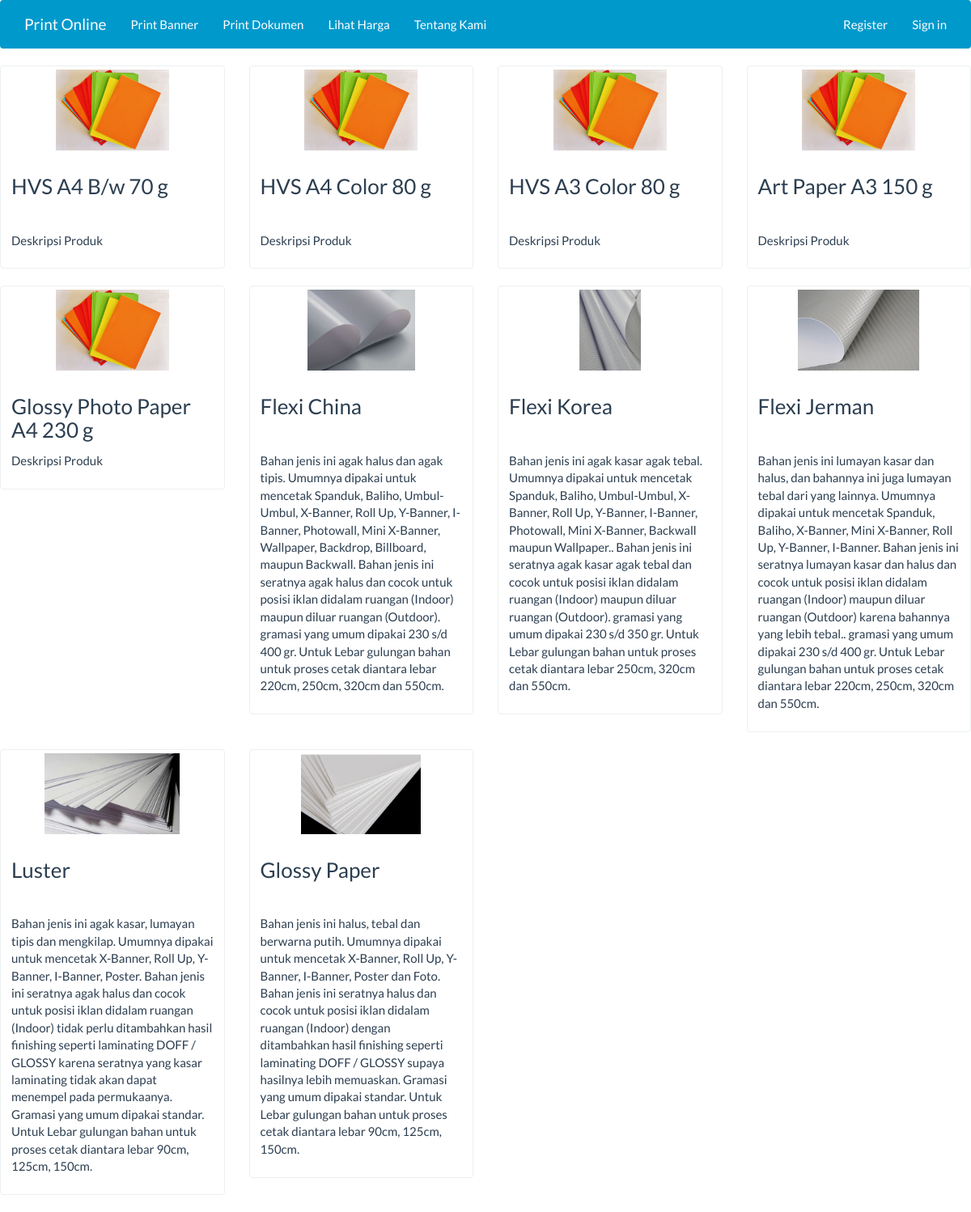
Screenshot of /prices/index with the database file from the repository.
### tables this page shows
CREATE TABLE `products` (
  `id` int(10) NOT NULL,
  `name` varchar(100) NOT NULL,
  `description` text NOT NULL,
  `price` int(10) NOT NULL,
  `image` text NOT NULL
);

### application/controllers/prices.php (called while the page is built, shortened)
<?php if ( ! defined('BASEPATH')) exit('No direct script access allowed');
class prices extends CI_Controller {
	public function __construct(){
		$this->load->model('model_products');
	}
	public function index()
	{
		$data['products'] = $this->model_products->all();
		$data['user'] = $this->session->userdata('username');
	    $this->load->view('templates/header',$data);
		$this->load->view('check_prices');
	    $this->load->view('templates/footer');
	}
}

### index.php (called while the page is built, shortened)
<?php
require_once BASEPATH.'core/CodeIgniter.php';

### application/models/model_products.php (called while the page is built, shortened)
<?php
class Model_products extends CI_Model {
  public function all(){
    $result = $this->db->get('products');
    if($result->num_rows() > 0){
      return $result->result();
    } else {
      return array();
    }
  }
}
?>

### application/views/check_prices.php (the view)
<div class="row">
  <?php foreach($products as $product) : ?>
    <div class="col-sm-3 col-md-3">
      <div class="thumbnail">
        <?=img([
          'src'			=> 'uploads/' . $product->image,
          'style'		=> 'max-width: 100%; max-height:100%; height:100px'
          ])?>
        <div class="caption">
          <h3 style="min-height:60px;"><?=$product->name?></h3>
          <p><?=$product->description?></p>
        </div>
      </div>
    </div>
  <?php endforeach; ?>
</div>

### application/views/templates/header.php (shortened to what this page needs)
<!DOCTYPE html>
<html>
  <head>
    <link rel="stylesheet" href="<?php echo base_url(); ?>bootstrap.min.css">
    <link rel="stylesheet" href="<?php echo base_url(); ?>styles.css">
    <link rel="stylesheet" href="font-awesome/css/font-awesome.min.css">
    <link rel="stylesheet" type="text/css" href="//cdn.datatables.net/plug-ins/9dcbecd42ad/integration/bootstrap/3/dataTables.bootstrap.css">
  </head>
  <body>
    <nav class="navbar navbar-inverse" style="background-color:#0099cc; color:white border-radius:0;">
      <div class="container">
        <div class="navbar-header">
          <a class="navbar-brand" href="<?php echo base_url(); ?>home">Print Online</a>
        </div>
        <div id="navbar">
          <ul class="nav navbar-nav">
            <li><a href="<?php echo base_url(); ?>pages/cetak">Print Banner</a></li>
            <li><a href="<?php echo base_url(); ?>pages/document">Print Dokumen</a></li>
            <li><a href="<?php echo base_url(); ?>prices/index">Lihat Harga</a></li>
            <li><a href="<?php echo base_url(); ?>about">Tentang Kami</a></li>
          </ul>
          <ul class="nav navbar-nav navbar-right nav-list" id="navigasi">
            <li><a href="#register" data-toggle="modal" data-target="#register">Register</a></li>
            <?php if (isset($user)){ ?>
              <li role="presentation" class="dropdown">
                <a class="dropdown-toggle" data-toggle="dropdown" href="#" role="button" aria-haspopup="true" aria-expanded="false">
                  <?php echo $user; ?><span class="caret"></span>
                </a>
                <ul class="dropdown-menu">
                  <?php echo anchor('logout', 'Logout');?>
                </ul>
              </li>
            <?php }else{ ?>
              <li><a href="<?php echo base_url(); ?>auth/index">Sign in</a></li>
            <?php } ?>
          </ul>
        </div>
      </div>
    </nav>

### application/views/templates/footer.php (shortened to what this page needs)
    </body>
</html>

### rows the page displays
products: image (picture), name "HVS A4 B/w 70 g", description "Deskripsi Produk"
products: image (picture), name "HVS A4 Color 80 g", description "Deskripsi Produk"
products: image (picture), name "HVS A3 Color 80 g", description "Deskripsi Produk"
products: image (picture), name "Art Paper A3 150 g", description "Deskripsi Produk"
products: image (picture), name "Glossy Photo Paper A4 230 g", description "Deskripsi Produk"
products: image (picture), name "Flexi China", description "Bahan jenis ini agak halus dan agak tipis. Umumnya dipakai untuk mencetak Spanduk, Baliho, Umbul-Umbul, X-Banner, Roll Up, Y-Banner, I-Banner, Photowall, Mini X-Banner, Wallpaper, Backdrop, Billboard, maupun Backwall. Bahan jenis ini seratnya agak halus dan cocok untuk posisi iklan didalam ruangan (Indoor) maupun diluar ruangan (Outdoor). gramasi yang umum dipakai 230 s/d 400 gr. Untuk Lebar gulungan bahan untuk proses cetak diantara lebar 220cm, 250cm, 320cm dan 550cm."
products: image (picture), name "Flexi Korea", description "Bahan jenis ini agak kasar agak tebal. Umumnya dipakai untuk mencetak Spanduk, Baliho, Umbul-Umbul, X-Banner, Roll Up, Y-Banner, I-Banner, Photowall, Mini X-Banner, Backwall maupun Wallpaper.. Bahan jenis ini seratnya agak kasar agak tebal dan cocok untuk posisi iklan didalam ruangan (Indoor) maupun diluar ruangan (Outdoor). gramasi yang umum dipakai 230 s/d 350 gr. Untuk Lebar gulungan bahan untuk proses cetak diantara lebar 250cm, 320cm dan 550cm."
products: image (picture), name "Flexi Jerman", description "Bahan jenis ini lumayan kasar dan halus, dan bahannya ini juga lumayan tebal dari yang lainnya. Umumnya dipakai untuk mencetak Spanduk, Baliho, X-Banner, Mini X-Banner, Roll Up, Y-Banner, I-Banner. Bahan jenis ini seratnya lumayan kasar dan halus dan cocok untuk posisi iklan didalam ruangan (Indoor) maupun diluar ruangan (Outdoor) karena bahannya yang lebih tebal.. gramasi yang umum dipakai 230 s/d 400 gr. Untuk Lebar gulungan bahan untuk proses cetak diantara lebar 220cm, 250cm, 320cm dan 550cm."
products: image (picture), name "Luster", description "Bahan jenis ini agak kasar, lumayan tipis dan mengkilap. Umumnya dipakai untuk mencetak X-Banner, Roll Up, Y-Banner, I-Banner, Poster. Bahan jenis ini seratnya agak halus dan cocok untuk posisi iklan didalam ruangan (Indoor) tidak perlu ditambahkan hasil finishing seperti laminating DOFF / GLOSSY karena seratnya yang kasar laminating tidak akan dapat menempel pada permukaanya. Gramasi yang umum dipakai standar. Untuk Lebar gulungan bahan untuk proses cetak diantara lebar 90cm, 125cm, 150cm."
products: image (picture), name "Glossy Paper", description "Bahan jenis ini halus, tebal dan berwarna putih. Umumnya dipakai untuk mencetak X-Banner, Roll Up, Y-Banner, I-Banner, Poster dan Foto. Bahan jenis ini seratnya halus dan cocok untuk posisi iklan didalam ruangan (Indoor) dengan ditambahkan hasil finishing seperti laminating DOFF / GLOSSY supaya hasilnya lebih memuaskan. Gramasi yang umum dipakai standar. Untuk Lebar gulungan bahan untuk proses cetak diantara lebar 90cm, 125cm, 150cm."
